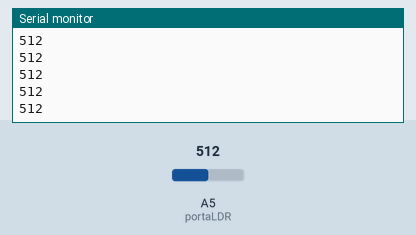
This sketch was run on a simulated Arduino Uno, built with avr-gcc and run on an emulated ATmega328P. Shown: the last lines printed to the serial monitor. Inputs (shaded band) come from the test bench; at power-on: A5 (portaLDR) = 512.

Above: at 1.2 s.
1.3 s: A5 (portaLDR) set to 716
At 2.3 s:
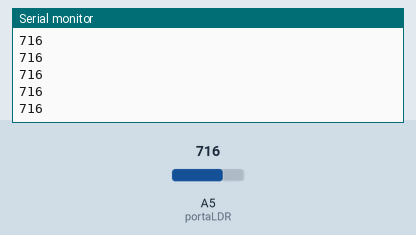
2.8 s: A5 (portaLDR) set to 900
At 3.3 s:
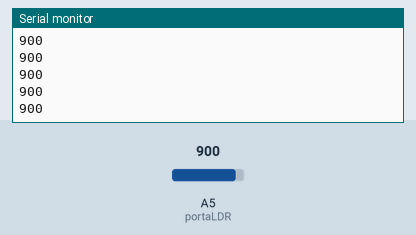
Timing chart, 0 to 5.8 s (numbered marks = the images above; inputs shaded):
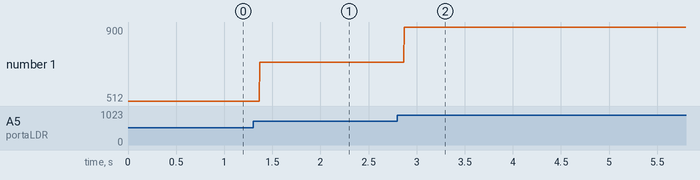

Measured:
- after the input at 1.3 s, the serial monitor: prints a new line after 0.07 s (image 1)
- after the input at 2.8 s, the serial monitor: prints a new line after 0.07 s (image 2)
- plotted number 1: 512 → 716 after the input at 1.3 s, 716 → 900 after the input at 2.8 s

The sketch:

LDR.ino
```cpp
int portaLDR = A5; //Porta analógica utilizada pelo LDR

void setup() {
  Serial.begin(9600);
}

void loop() {
  int estado = analogRead(portaLDR);  //Lê o valor fornecido pelo LDR
  Serial.println(estado);
}
```
